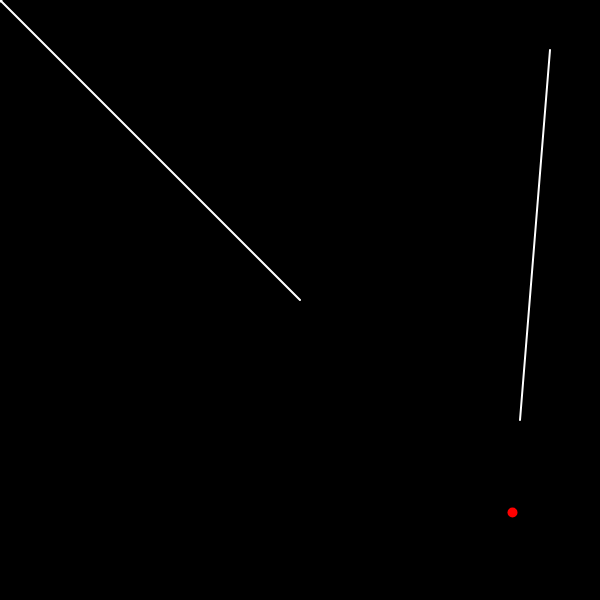
Frame 1 (no input)
Frame 60 (no input): identical to frame 1, image omitted
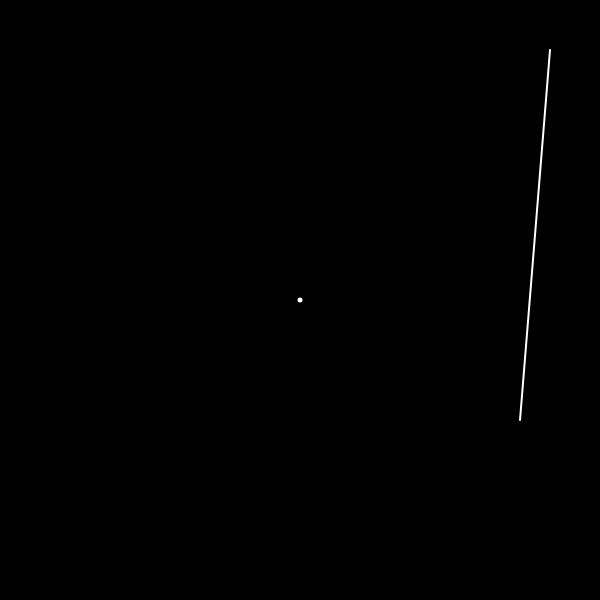
Frame 120 (the mouse pressed at the canvas centre since frame 60)

The p5.js sketch that drew these frames (run headless with seeded random() and noise() and a simulated clock; from frame 60 on, the mouse is pressed at the canvas centre):

// p5.js sketch
// ── sketch.js
function setup(){
    createCanvas(600, 600)
    a = createSlider(0, 360)
    
    
    x3 = 0; y3 = 0;
    x1 = 250; y1 = 250;
    x2 = 220; y2 = -120;
}
function draw(){
    strokeWeight(2)
    background(0);
    translate(width/2, height/2);
    scale(1,-1);
    stroke(255);
    
    x3 = 0; y3 = 0;
    x4 = mouseX-width/2; y4 = -(mouseY-height/2);
    line(x1,y1,x2,y2);
    a1 = y2-y1;
    b1= x1-x2;
    c1= a1*x1+b1*y1;
    strokeWeight(5)
    point(x4, y4)
    strokeWeight(2)
    line(x3,y3,x4,y4);
    a2 = y4-y3;
    b2= x3-x4;
    c2= a2*x3+b2*y3;

    // logic
    den = a1*b2-a2*b1;
    x = (b2*c1-b1*c2)/den;
    y = (a1*c2-a2*c1)/den;
    stroke(255,0,0)
    strokeWeight(10);
    point(x,y);
    console.log(den);
}


// px = ((x1*y2 - y1*x2) * (x3 - x4) - (x1 - x2)*(x3*y4 - y3*x4))/((x1-x2)*(y3-y4) - (y1-y2)*(x3-x4));
// py = ((x1*y2 - y1*x2) * (y3 - y4) - (y1 - y2)*(x3*y4 - y3*x4))/((x1-x2)*(y3-y4) - (y1-y2)*(x3-x4));

// y4 = Math.sin(radians(a.value())) * 100;
// x4 = Math.cos(radians(a.value())) * 100;
